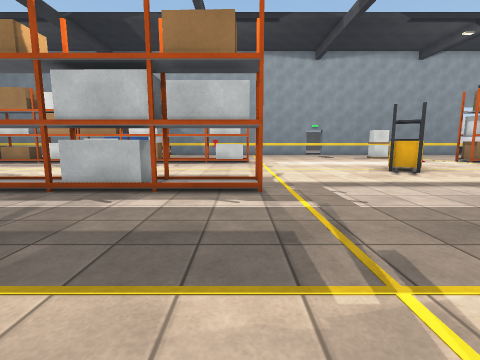
View 1 (above)

23 first-person views from a walk through a 3-D level made in the Unity game engine. The camera is 1.2 m above the floor, tilts 8° down and sees 85° across. The floor is counted in squares, 1 m on a side. Each view is taken from the middle of a square. On the plan, view 1 faces up. The plan holds only what a view shows up to about 12 squares ahead; the rest is blank. The place goes on beyond the plan. The player character is not drawn. Surface patterns are stand-ins for the level's own textures.

View 2
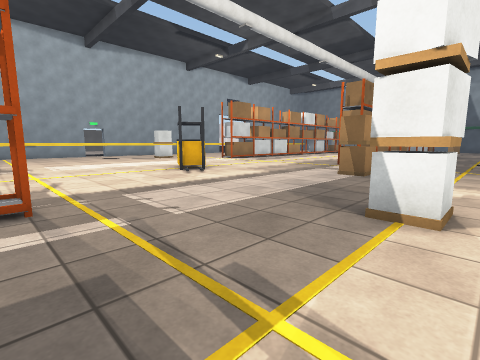

View 3
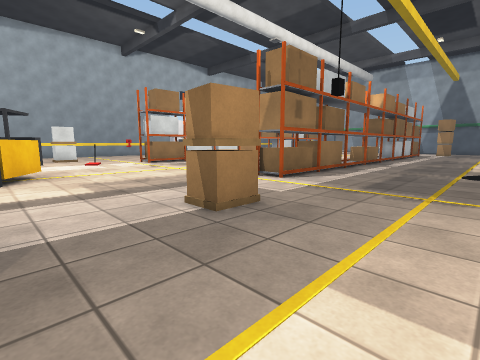

View 4
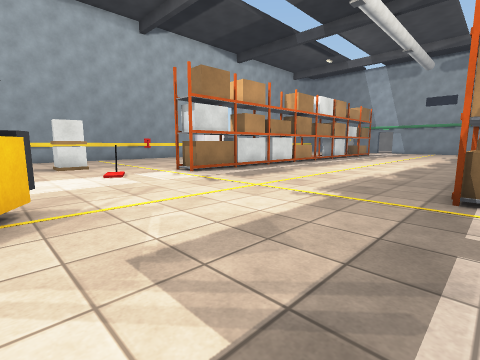

View 5
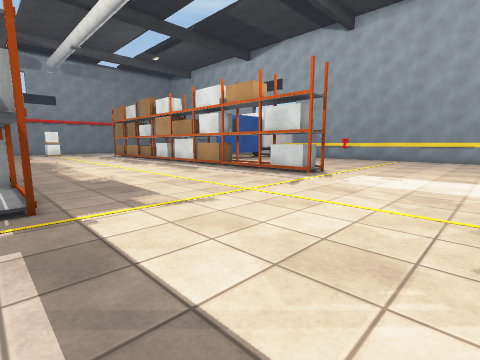

View 6
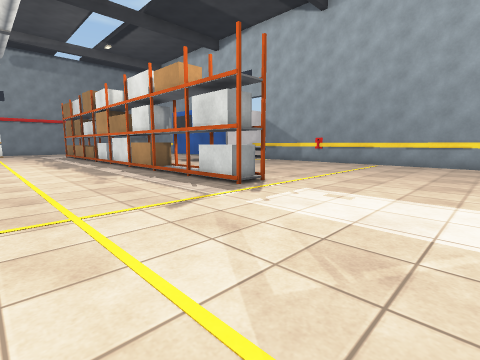

View 7
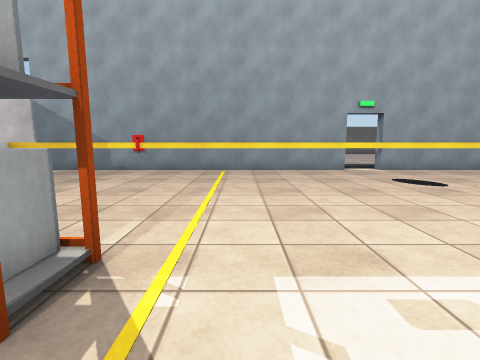

View 8
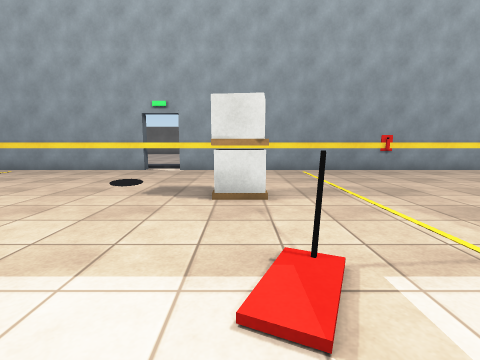

View 9
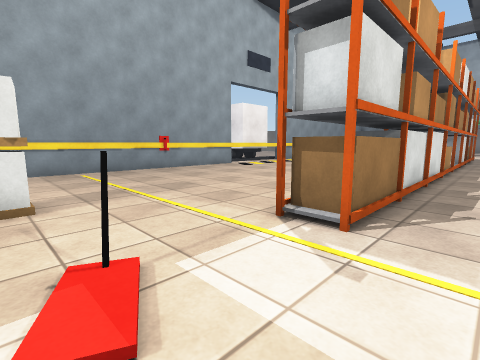

View 10
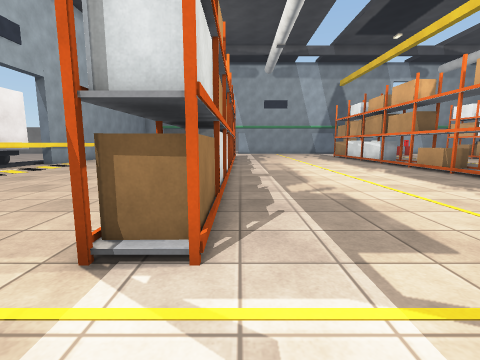

View 11
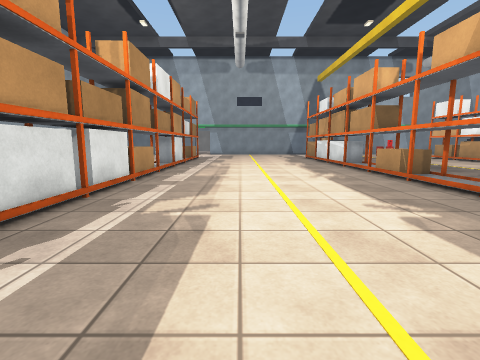

View 12
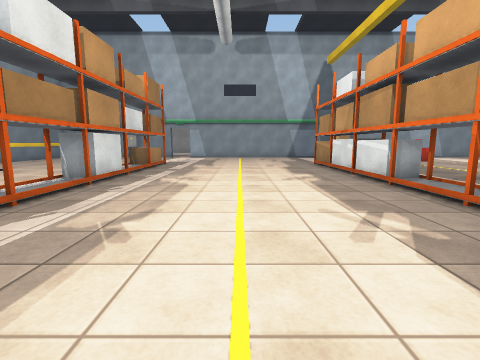

View 13
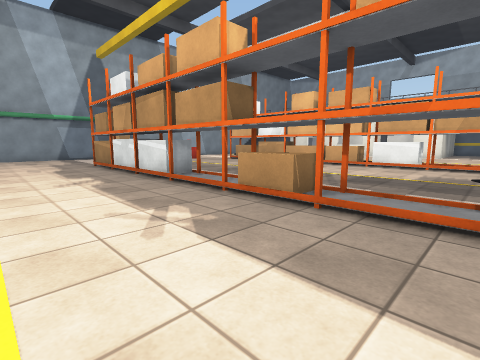

View 14
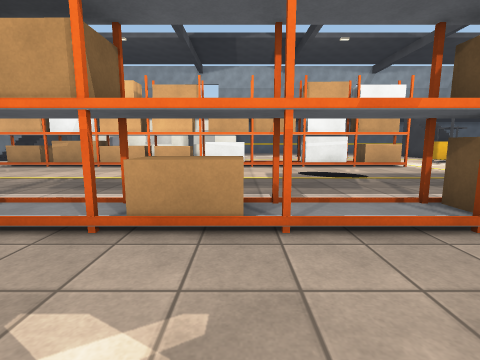

View 15
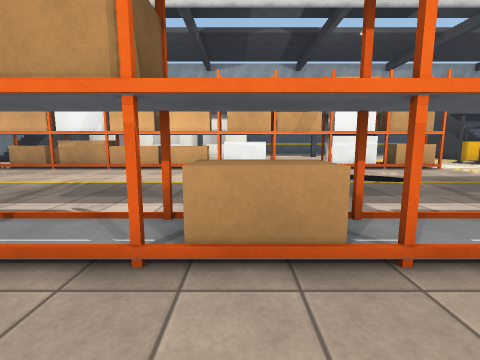

View 16
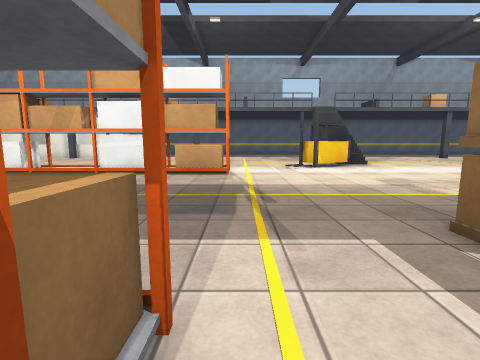

View 17
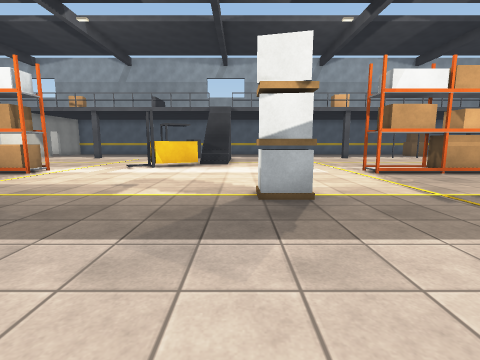

View 18
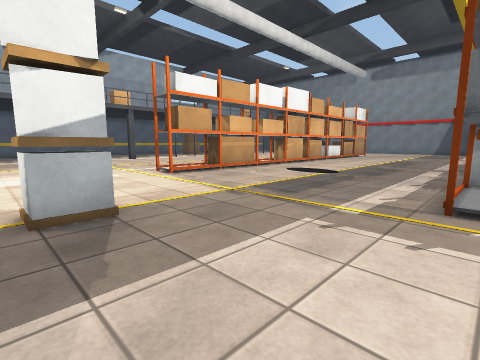

View 19
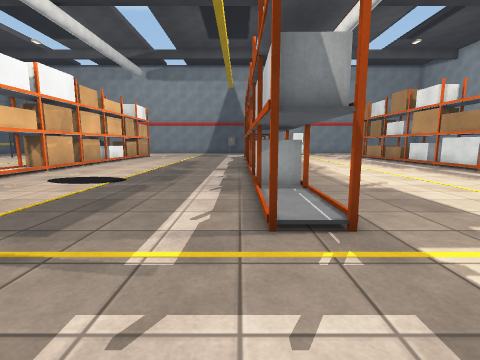

View 20
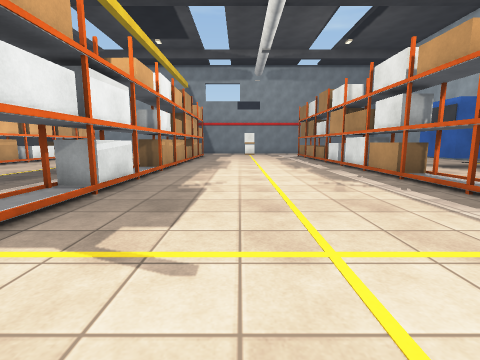

View 21
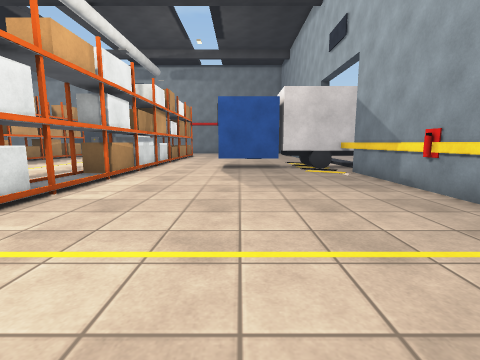

View 22
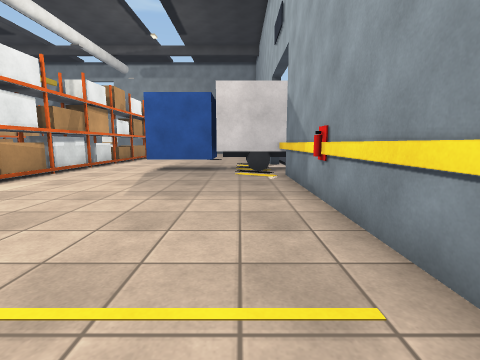

View 23
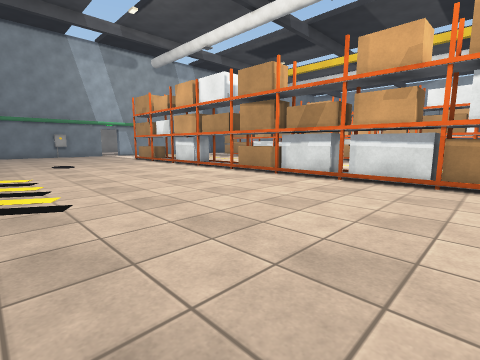

### Floor plan
Key: @ floor where view 1 was taken; # wall or solid block; . floor; = window, fence, low wall or low ledge; T thing the floor can be seen under or through; O other object.
Columns run from 8 left of view 1 to 33 right of it. Each row starts with its distance up from view 1.
 27 #################################
 26 O...................................
 25 #.......................................
 24 #.................. ....................
 23 #.................. ...................
 22 #.................. .....................
 21 #..................O.....................
 20 ........................................
 19 ................................... ...
 18 ............... ....#.............
 17 OO#O##O=O......  ......O####O#OOOO#O####O
 16 ...............  ........................
 15 ...............  ........................
 14 ............... .........................
 13 ............... O........................
 12 ...............OO........................
 11 ...............O..........................
 10 ..........................................
  9 ..........................................
  8 ..........................................
  7 OTTTTTO#O..............##OOOTTTT=TTOO####
  6 ............................
  5 ..................OO...................
  4 ........................................
  3 .........................................
  2 .............O...........................
  1 .........................................
  0 ........@.................................
 -1 ............ ....................  .......
 -2 ............ ..............  ...      ....
 -3 O##OOOO#O... ..........O=OO#####
 -4          ..  ..........

Positions as (right, up) in squares from view 1, and headings:
1: (0, 0), facing up
2: (0, 1), facing up-right
3: (7, 1), facing up-right
4: (8, 7), facing up-right
5: (6, 7), facing up-left
6: (6, 11), facing up-left
7: (2, 15), facing up
8: (11, 15), facing up
9: (11, 15), facing up-right
10: (12, 16), facing right
11: (14, 13), facing right
12: (20, 12), facing right
13: (20, 12), facing down-right
14: (23, 11), facing down
15: (24, 10), facing down
16: (14, 8), facing down
17: (6, 8), facing down
18: (6, 7), facing down-left
19: (4, 6), facing left
20: (4, 11), facing left
21: (4, 22), facing left
22: (3, 25), facing left
23: (16, 26), facing down-right
